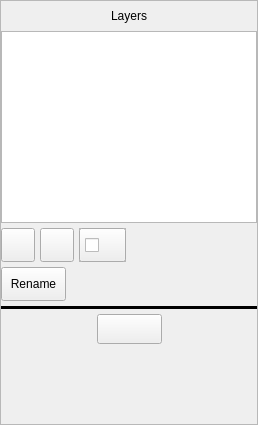
        <widget class="QFrame" name="LayersFrame" >
         <property name="sizePolicy" >
          <sizepolicy vsizetype="Expanding" hsizetype="Expanding" >
           <horstretch>1</horstretch>
           <verstretch>0</verstretch>
          </sizepolicy>
         </property>
         <property name="frameShape" >
          <enum>QFrame::StyledPanel</enum>
         </property>
         <property name="frameShadow" >
          <enum>QFrame::Raised</enum>
         </property>
         <layout class="QVBoxLayout" name="verticalLayout" >
          <property name="spacing" >
           <number>5</number>
          </property>
          <property name="margin" >
           <number>0</number>
          </property>
          <item>
           <spacer name="verticalSpacer_5" >
            <property name="orientation" >
             <enum>Qt::Vertical</enum>
            </property>
            <property name="sizeType" >
             <enum>QSizePolicy::Minimum</enum>
            </property>
            <property name="sizeHint" stdset="0" >
             <size>
              <width>20</width>
              <height>5</height>
             </size>
            </property>
           </spacer>
          </item>
          <item>
           <layout class="QHBoxLayout" name="LayersLabelFrame" >
            <item>
             <spacer name="horizontalSpacer_4" >
              <property name="orientation" >
               <enum>Qt::Horizontal</enum>
              </property>
              <property name="sizeHint" stdset="0" >
               <size>
                <width>40</width>
                <height>20</height>
               </size>
              </property>
             </spacer>
            </item>
            <item>
             <widget class="QLabel" name="LayersLabel" >
              <property name="sizePolicy" >
               <sizepolicy vsizetype="Fixed" hsizetype="Fixed" >
                <horstretch>0</horstretch>
                <verstretch>0</verstretch>
               </sizepolicy>
              </property>
              <property name="text" >
               <string>Layers</string>
              </property>
             </widget>
            </item>
            <item>
             <spacer name="horizontalSpacer_5" >
              <property name="orientation" >
               <enum>Qt::Horizontal</enum>
              </property>
              <property name="sizeHint" stdset="0" >
               <size>
                <width>40</width>
                <height>20</height>
               </size>
              </property>
             </spacer>
            </item>
           </layout>
          </item>
          <item>
           <widget class="QListWidget" name="LayerList" >
            <property name="sizePolicy" >
             <sizepolicy vsizetype="Expanding" hsizetype="Expanding" >
              <horstretch>4</horstretch>
              <verstretch>0</verstretch>
             </sizepolicy>
            </property>
           </widget>
          </item>
          <item>
           <layout class="QHBoxLayout" name="LayerButtons1" >
            <item>
             <widget class="QPushButton" name="NewLayerButton" >
              <property name="sizePolicy" >
               <sizepolicy vsizetype="Fixed" hsizetype="Fixed" >
                <horstretch>0</horstretch>
                <verstretch>0</verstretch>
               </sizepolicy>
              </property>
              <property name="minimumSize" >
               <size>
                <width>34</width>
                <height>34</height>
               </size>
              </property>
              <property name="maximumSize" >
               <size>
                <width>34</width>
                <height>34</height>
               </size>
              </property>
              <property name="toolTip" >
               <string>Add new Layer</string>
              </property>
              <property name="text" >
               <string/>
              </property>
              <property name="icon" >
               <iconset resource="particleeditor.qrc" >
                <normaloff>:/psEditor/newlayer.png</normaloff>:/psEditor/newlayer.png</iconset>
              </property>
              <property name="iconSize" >
               <size>
                <width>24</width>
                <height>24</height>
               </size>
              </property>
             </widget>
            </item>
            <item>
             <widget class="QPushButton" name="TrashLayerButton" >
              <property name="sizePolicy" >
               <sizepolicy vsizetype="Fixed" hsizetype="Fixed" >
                <horstretch>0</horstretch>
                <verstretch>0</verstretch>
               </sizepolicy>
              </property>
              <property name="minimumSize" >
               <size>
                <width>34</width>
                <height>34</height>
               </size>
              </property>
              <property name="maximumSize" >
               <size>
                <width>34</width>
                <height>34</height>
               </size>
              </property>
              <property name="toolTip" >
               <string>Delete selected Layer</string>
              </property>
              <property name="icon" >
               <iconset resource="particleeditor.qrc" >
                <normaloff>:/psEditor/trashlayer.png</normaloff>:/psEditor/trashlayer.png</iconset>
              </property>
              <property name="iconSize" >
               <size>
                <width>24</width>
                <height>24</height>
               </size>
              </property>
             </widget>
            </item>
            <item>
             <widget class="QFrame" name="frame_3" >
              <property name="sizePolicy" >
               <sizepolicy vsizetype="Fixed" hsizetype="Fixed" >
                <horstretch>0</horstretch>
                <verstretch>0</verstretch>
               </sizepolicy>
              </property>
              <property name="minimumSize" >
               <size>
                <width>47</width>
                <height>34</height>
               </size>
              </property>
              <property name="maximumSize" >
               <size>
                <width>47</width>
                <height>34</height>
               </size>
              </property>
              <property name="frameShape" >
               <enum>QFrame::StyledPanel</enum>
              </property>
              <property name="frameShadow" >
               <enum>QFrame::Raised</enum>
              </property>
              <widget class="QPushButton" name="HideLayerButton" >
               <property name="geometry" >
                <rect>
                 <x>0</x>
                 <y>0</y>
                 <width>47</width>
                 <height>34</height>
                </rect>
               </property>
               <property name="sizePolicy" >
                <sizepolicy vsizetype="Fixed" hsizetype="Fixed" >
                 <horstretch>0</horstretch>
                 <verstretch>0</verstretch>
                </sizepolicy>
               </property>
               <property name="minimumSize" >
                <size>
                 <width>47</width>
                 <height>34</height>
                </size>
               </property>
               <property name="maximumSize" >
                <size>
                 <width>47</width>
                 <height>34</height>
                </size>
               </property>
               <property name="toolTip" >
                <string>Toggle the visibility of the selected Layer</string>
               </property>
               <property name="text" >
                <string/>
               </property>
              </widget>
              <widget class="QCheckBox" name="HideLayerCheckbox" >
               <property name="geometry" >
                <rect>
                 <x>6</x>
                 <y>7</y>
                 <width>40</width>
                 <height>20</height>
                </rect>
               </property>
               <property name="sizePolicy" >
                <sizepolicy vsizetype="Fixed" hsizetype="Fixed" >
                 <horstretch>0</horstretch>
                 <verstretch>0</verstretch>
                </sizepolicy>
               </property>
               <property name="minimumSize" >
                <size>
                 <width>40</width>
                 <height>20</height>
                </size>
               </property>
               <property name="maximumSize" >
                <size>
                 <width>40</width>
                 <height>25</height>
                </size>
               </property>
               <property name="toolTip" >
                <string>Toggle the visibility of the selected Layer</string>
               </property>
               <property name="text" >
                <string/>
               </property>
               <property name="icon" >
                <iconset resource="particleeditor.qrc" >
                 <normaloff>:/psEditor/hidelayer.png</normaloff>:/psEditor/hidelayer.png</iconset>
               </property>
              </widget>
             </widget>
            </item>
            <item>
             <spacer name="horizontalSpacer_6" >
              <property name="orientation" >
               <enum>Qt::Horizontal</enum>
              </property>
              <property name="sizeHint" stdset="0" >
               <size>
                <width>40</width>
                <height>20</height>
               </size>
              </property>
             </spacer>
            </item>
           </layout>
          </item>
          <item>
           <layout class="QHBoxLayout" name="LayerButtons2" >
            <item>
             <widget class="QPushButton" name="RenameLayerButton" >
              <property name="sizePolicy" >
               <sizepolicy vsizetype="Fixed" hsizetype="Fixed" >
                <horstretch>0</horstretch>
                <verstretch>0</verstretch>
               </sizepolicy>
              </property>
              <property name="minimumSize" >
               <size>
                <width>65</width>
                <height>34</height>
               </size>
              </property>
              <property name="maximumSize" >
               <size>
                <width>65</width>
                <height>34</height>
               </size>
              </property>
              <property name="toolTip" >
               <string>Rename selected Layer</string>
              </property>
              <property name="text" >
               <string>Rename</string>
              </property>
             </widget>
            </item>
            <item>
             <spacer name="horizontalSpacer_3" >
              <property name="orientation" >
               <enum>Qt::Horizontal</enum>
              </property>
              <property name="sizeHint" stdset="0" >
               <size>
                <width>40</width>
                <height>20</height>
               </size>
              </property>
             </spacer>
            </item>
           </layout>
          </item>
          <item>
           <widget class="Line" name="line" >
            <property name="frameShadow" >
             <enum>QFrame::Plain</enum>
            </property>
            <property name="lineWidth" >
             <number>3</number>
            </property>
            <property name="orientation" >
             <enum>Qt::Horizontal</enum>
            </property>
           </widget>
          </item>
          <item>
           <layout class="QHBoxLayout" name="ResetFrame" >
            <item>
             <spacer name="horizontalSpacer" >
              <property name="orientation" >
               <enum>Qt::Horizontal</enum>
              </property>
              <property name="sizeHint" stdset="0" >
               <size>
                <width>40</width>
                <height>20</height>
               </size>
              </property>
             </spacer>
            </item>
            <item>
             <widget class="QPushButton" name="ResetParticlesButton" >
              <property name="sizePolicy" >
               <sizepolicy vsizetype="Fixed" hsizetype="Fixed" >
                <horstretch>0</horstretch>
                <verstretch>0</verstretch>
               </sizepolicy>
              </property>
              <property name="minimumSize" >
               <size>
                <width>65</width>
                <height>30</height>
               </size>
              </property>
              <property name="maximumSize" >
               <size>
                <width>65</width>
                <height>30</height>
               </size>
              </property>
              <property name="toolTip" >
               <string>Resets the start time ("plays" the effect from start)</string>
              </property>
              <property name="text" >
               <string/>
              </property>
              <property name="icon" >
               <iconset resource="particleeditor.qrc" >
                <normaloff>:/STAGE/icons/play_sound.png</normaloff>:/STAGE/icons/play_sound.png</iconset>
              </property>
              <property name="iconSize" >
               <size>
                <width>16</width>
                <height>16</height>
               </size>
              </property>
             </widget>
            </item>
            <item>
             <spacer name="horizontalSpacer_2" >
              <property name="orientation" >
               <enum>Qt::Horizontal</enum>
              </property>
              <property name="sizeHint" stdset="0" >
               <size>
                <width>40</width>
                <height>20</height>
               </size>
              </property>
             </spacer>
            </item>
           </layout>
          </item>
          <item>
           <spacer name="verticalSpacer_4" >
            <property name="orientation" >
             <enum>Qt::Vertical</enum>
            </property>
            <property name="sizeType" >
             <enum>QSizePolicy::Minimum</enum>
            </property>
            <property name="sizeHint" stdset="0" >
             <size>
              <width>20</width>
              <height>80</height>
             </size>
            </property>
           </spacer>
          </item>
         </layout>
        </widget>
